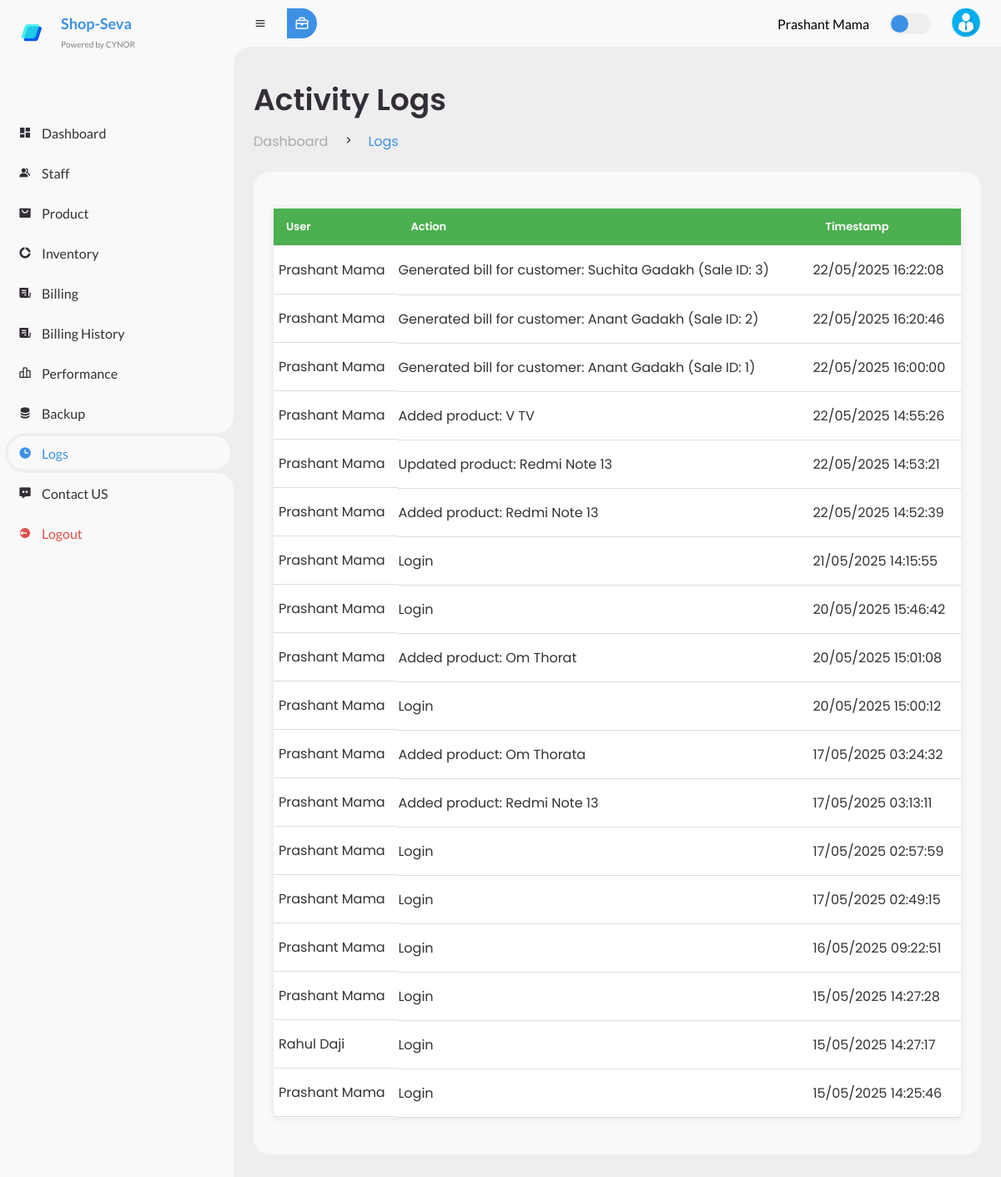
Screenshot of /AdminDashboard/logs.php (signed in) with the database file from the repository.
### tables this page shows
CREATE TABLE `activity_logs` (
  `id` int(11) NOT NULL,
  `user_id` int(11) DEFAULT NULL,
  `action` text DEFAULT NULL,
  `created_at` timestamp NOT NULL DEFAULT current_timestamp()
);

CREATE TABLE `users` (
  `id` int(11) NOT NULL,
  `name` varchar(100) NOT NULL,
  `email` varchar(100) NOT NULL,
  `password` varchar(255) NOT NULL,
  `role` enum('Admin','Worker') NOT NULL,
  `created_at` timestamp NOT NULL DEFAULT current_timestamp()
);

### AdminDashboard/logs.php (the view, shortened to what this page needs)
<?php
require_once 'db.php';
$sql = "SELECT al.id, al.user_id, u.name AS user_name, al.action, al.created_at
        FROM activity_logs al
        LEFT JOIN users u ON al.user_id = u.id
        ORDER BY al.created_at DESC";
$result = $conn->query($sql);
$logs = [];
if ($result) {
    while ($row = $result->fetch_assoc()) {
        $logs[] = $row;
    }
} else {
    echo "Error executing query: " . $conn->error;
}
?>
<!DOCTYPE html>
<html lang="en">
<head>
    <link href='https://unpkg.com/boxicons@2.0.9/css/boxicons.min.css' rel='stylesheet'>
    <link rel="stylesheet" href="style.css">
</head>
<body>
    <section id="sidebar">
        <a href="https://cynortech.in/" class="brand" style="margin-top: 11px; margin-left: 11px; pading:8px; " >
            <img src="./img/crm.png" alt="CYNOR Logo" style="height: 30px; width: auto; margin-right: 19px; margin-left: 11px; ">
            <span class="text" style="font-size: 18px; font-weight: bold;">
                Shop-Seva<br>
                <span style="font-size: 10px; color: gray; font-weight: normal;">Powered by CYNOR</span>
            </span>
        </a>
        <ul class="side-menu top">
            <li>
                <a href="admin_dashboard.php">
                    <i class='bx bxs-dashboard'></i>
                    <span class="text">Dashboard</span>
                </a>
            </li>
            <li>
                <a href="staff.php">
                    <i class='bx bxs-group'></i>
                    <span class="text">Staff</span>
                </a>
            </li>
            <li>
                <a href="products.php">
                    <i class='bx bxs-shopping-bag-alt'></i>
                    <span class="text">Product</span>
                </a>
            </li>
            <li>
                <a href="inventory.php">
                    <i class='bx bxs-doughnut-chart'></i>
                    <span class="text">Inventory</span>
                </a>
            </li>
            <li>
                <a href="billing.php">
                    <i class='bx bxs-receipt'></i>
                    <span class="text">Billing</span>
                </a>
            </li>
            <li>
                <a href="billing_history.php">
                    <i class='bx bxs-receipt'></i>
                    <span class="text">Billing History</span>
                </a>
            </li>
            <li>
                <a href="performance.php">
                    <i class='bx bx-bar-chart-alt-2'></i>
                    <span class="text">Performance</span>
                </a>
            </li>
            <li>
                <a href="backup.php">
                    <i class='bx bxs-data'></i>
                    <span class="text">Backup</span>
                </a>
            </li>
            <li class="active">
                <a href="logs.php">
                    <i class='bx bxs-time'></i>
                    <span class="text">Logs</span>
                </a>
            </li>
            <li>
                <a href="contact.php">
                    <i class='bx bxs-message-dots'></i>
                    <span class="text">Contact US</span>
                </a>
            </li>
            <li>
                <a href="../logout.php" class="logout">
                    <i class='bx bxs-log-out-circle'></i>
                    <span class="text">Logout</span>
                </a>
            </li>
        </ul>
    </section>
    <section id="content">
        <nav>
            <i class='bx bx-menu'></i>
            <form action="#">
                <div class="form-input">
                <button type="submit" class="search-btn">
                    <i class='bx bx-briefcase'></i>
                </button>
            </div>
            </form>
            <span class="text"><?php echo htmlspecialchars($_SESSION['user']['name']); ?></span>
            <label for="switch-mode" class="switch-mode"></label>
            <a href="#" class="profile">
                <img src="img/profile.png">
            </a>
        </nav>
        <main>
            <div class="head-title">
                <div class="left">
                    <h1>Activity Logs</h1>
                    <ul class="breadcrumb">
                        <li><a href="#">Dashboard</a></li>
                        <li><i class='bx bx-chevron-right'></i></li>
                        <li><a class="active" href="#">Logs</a></li>
                    </ul>
                </div>
            </div>
            <div class="table-data">
                <div class="order">
                    <table class="logs-table">
                        <thead>
                            <tr>
                                <th>User</th>
                                <th>Action</th>
                                <th>Timestamp</th>
                            </tr>
                        </thead>
                        <tbody>
                            <?php if (empty($logs)): ?>
                                <tr>
                                    <td colspan="3" style="text-align: center;">No logs found.</td>
                                </tr>
                            <?php else: ?>
                                <?php foreach ($logs as $log): ?>
                                    <tr>
                                        <td data-label="User"><?php echo htmlspecialchars($log['user_name'] ?? 'Unknown User'); ?></td>
                                        <td data-label="Action"><?php echo htmlspecialchars($log['action']); ?></td>
                                        <td data-label="Timestamp"><?php echo date('d/m/Y H:i:s', strtotime($log['created_at'])); ?></td>
                                    </tr>
                                <?php endforeach; ?>
                            <?php endif; ?>
                        </tbody>
                    </table>
                </div>
            </div>
        </main>
    </section>
</body>
</html>

### AdminDashboard/logs.php (style rules this page uses)
.logs-table { width: 100%; border-collapse: collapse; margin: 20px 0; background: #fff; border-radius: 8px; box-shadow: 0 0 10px rgba(0, 0, 0, 0.1); box-sizing: border-box; overflow-x: auto; }
.logs-table th, .logs-table td { padding: 12px 15px; text-align: left; border-bottom: 1px solid #ddd; box-sizing: border-box; }
.logs-table th { background-color: #4CAF50; color: #fff; font-weight: 600; }
.logs-table td { color: #333; }

### rows the page displays
activity_logs: user.name "Prashant Mama", action "Generated bill for customer: Suchita Gadakh (Sale ID: 3)", created_at "22/05/2025 16:22:08"
activity_logs: user.name "Prashant Mama", action "Generated bill for customer: Anant Gadakh (Sale ID: 2)", created_at "22/05/2025 16:20:46"
activity_logs: user.name "Prashant Mama", action "Generated bill for customer: Anant Gadakh (Sale ID: 1)", created_at "22/05/2025 16:00:00"
activity_logs: user.name "Prashant Mama", action "Added product: V TV", created_at "22/05/2025 14:55:26"
activity_logs: user.name "Prashant Mama", action "Updated product: Redmi Note 13", created_at "22/05/2025 14:53:21"
activity_logs: user.name "Prashant Mama", action "Added product: Redmi Note 13", created_at "22/05/2025 14:52:39"
activity_logs: user.name "Prashant Mama", action "Login", created_at "21/05/2025 14:15:55"
activity_logs: user.name "Prashant Mama", action "Login", created_at "20/05/2025 15:46:42"
activity_logs: user.name "Prashant Mama", action "Added product: Om Thorat", created_at "20/05/2025 15:01:08"
activity_logs: user.name "Prashant Mama", action "Login", created_at "20/05/2025 15:00:12"
activity_logs: user.name "Prashant Mama", action "Added product: Om Thorata", created_at "17/05/2025 03:24:32"
activity_logs: user.name "Prashant Mama", action "Added product: Redmi Note 13", created_at "17/05/2025 03:13:11"
activity_logs: user.name "Prashant Mama", action "Login", created_at "17/05/2025 02:57:59"
activity_logs: user.name "Prashant Mama", action "Login", created_at "17/05/2025 02:49:15"
activity_logs: user.name "Prashant Mama", action "Login", created_at "16/05/2025 09:22:51"
activity_logs: user.name "Prashant Mama", action "Login", created_at "15/05/2025 14:27:28"
activity_logs: user.name "Rahul Daji", action "Login", created_at "15/05/2025 14:27:17"
activity_logs: user.name "Prashant Mama", action "Login", created_at "15/05/2025 14:25:46"

### other values shown
$_SESSION['user']['name'] "Prashant Mama"
